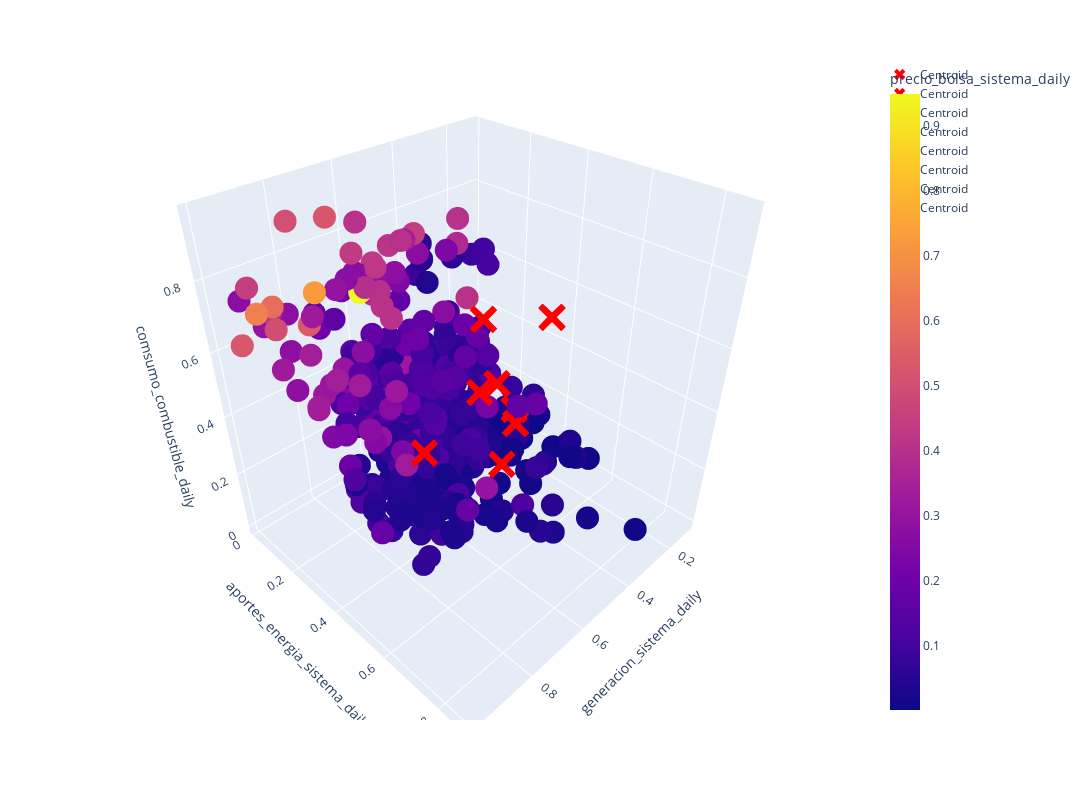

This figure's notebook cell:
### Code cell
fig2 = px.scatter_3d(df_scaled.sample(frac=0.1), x='generacion_sistema_daily', 
                     y='aportes_energia_sistema_daily', 
                     z='comsumo_combustible_daily', 
                     color='precio_bolsa_sistema_daily',
                     width=1200, height=800)
import plotly.graph_objects as go
# Agregar los centroides al gráfico
for centroid in centroids:
    fig2.add_trace(go.Scatter3d(x=[centroid[0]], y=[centroid[1]], z=[centroid[2]],
                                mode='markers',
                                marker=dict(color='red', size=10, symbol='x'),
                                name='Centroid'))

# Mostrar el gráfico
fig2.show()

### Figure 1 — Plotly figure (JSON) as saved in the notebook; plotly's stock layout.template omitted (floating-point values rounded to 4 significant figures; data arrays with more than 128 entries replaced by an {"elided": "..."} marker saying what was removed)
{"data": [{"hovertemplate": "generacion_sistema_daily=%{x}<br>aportes_energia_sistema_daily=%{y}<br>comsumo_combustible_daily=%{z}<br>precio_bolsa_sistema_daily=%{marker.color}<extra></extra>", "legendgroup": "", "marker": {"color": {"elided": "523 float values"}, "coloraxis": "coloraxis", "symbol": "circle"}, "mode": "markers", "name": "", "scene": "scene", "showlegend": false, "type": "scatter3d", "x": {"elided": "523 float values"}, "y": {"elided": "523 float values"}, "z": {"elided": "523 float values"}}, {"marker": {"color": "red", "size": 10, "symbol": "x"}, "mode": "markers", "name": "Centroid", "type": "scatter3d", "x": [0.3515], "y": [0.5284], "z": [0.651]}, {"marker": {"color": "red", "size": 10, "symbol": "x"}, "mode": "markers", "name": "Centroid", "type": "scatter3d", "x": [0.5069], "y": [0.5107], "z": [0.243]}, {"marker": {"color": "red", "size": 10, "symbol": "x"}, "mode": "markers", "name": "Centroid", "type": "scatter3d", "x": [0.6458], "y": [0.5698], "z": [0.7832]}, {"marker": {"color": "red", "size": 10, "symbol": "x"}, "mode": "markers", "name": "Centroid", "type": "scatter3d", "x": [0.4238], "y": [0.4751], "z": [0.3687]}, {"marker": {"color": "red", "size": 10, "symbol": "x"}, "mode": "markers", "name": "Centroid", "type": "scatter3d", "x": [0.4581], "y": [0.5123], "z": [0.3588]}, {"marker": {"color": "red", "size": 10, "symbol": "x"}, "mode": "markers", "name": "Centroid", "type": "scatter3d", "x": [0.846], "y": [0.5834], "z": [0.5256]}, {"marker": {"color": "red", "size": 10, "symbol": "x"}, "mode": "markers", "name": "Centroid", "type": "scatter3d", "x": [0.5911], "y": [0.5643], "z": [0.5802]}, {"marker": {"color": "red", "size": 10, "symbol": "x"}, "mode": "markers", "name": "Centroid", "type": "scatter3d", "x": [0.6164], "y": [0.5307], "z": [0.5502]}], "layout": {"coloraxis": {"colorbar": {"title": {"text": "precio_bolsa_sistema_daily"}}, "colorscale": [[0, "#0d0887"], [0.1111, "#46039f"], [0.2222, "#7201a8"], [0.3333, "#9c179e"], [0.4444, "#bd3786"], [0.5556, "#d8576b"], [0.6667, "#ed7953"], [0.7778, "#fb9f3a"], [0.8889, "#fdca26"], [1, "#f0f921"]]}, "height": 800, "legend": {"tracegroupgap": 0}, "margin": {"t": 60}, "scene": {"domain": {"x": [0, 1], "y": [0, 1]}, "xaxis": {"title": {"text": "generacion_sistema_daily"}}, "yaxis": {"title": {"text": "aportes_energia_sistema_daily"}}, "zaxis": {"title": {"text": "comsumo_combustible_daily"}}}, "width": 1200}}
